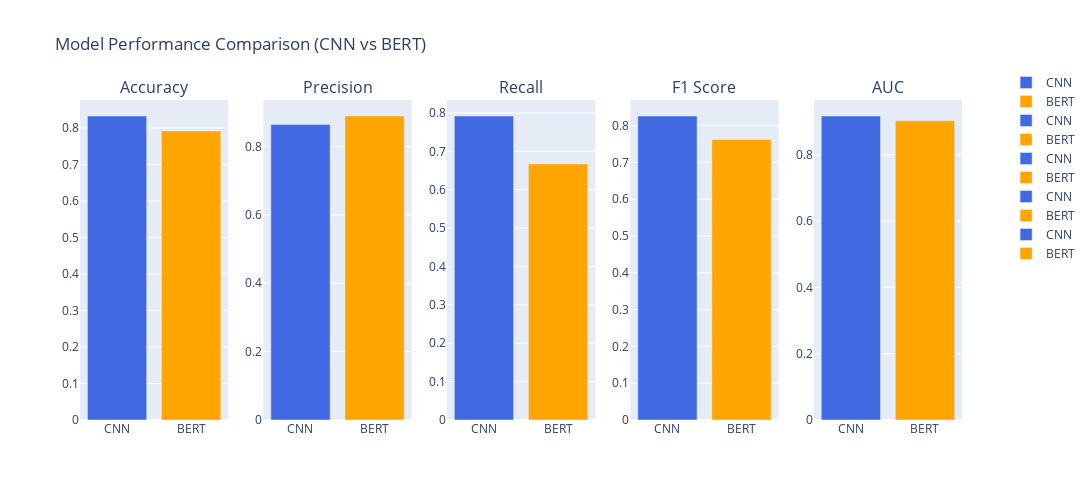

The cell this chart's notebook holds for it:
### Markdown cell above
## Compare Results from Bert Model and CNNClassifier

### Code cell
plot_metrics_comparison_bert_cnn(test_metrics_cnn, test_metrics_bert, title="")

### Figure 1 — Plotly figure (JSON) as saved in the notebook; plotly's stock layout.template omitted (floating-point values rounded to 4 significant figures)
{"data": [{"marker": {"color": "royalblue"}, "name": "CNN", "type": "bar", "x": ["CNN"], "xaxis": "x", "y": [0.833], "yaxis": "y"}, {"marker": {"color": "orange"}, "name": "BERT", "type": "bar", "x": ["BERT"], "xaxis": "x", "y": [0.792], "yaxis": "y"}, {"marker": {"color": "royalblue"}, "name": "CNN", "type": "bar", "x": ["CNN"], "xaxis": "x2", "y": [0.864], "yaxis": "y2"}, {"marker": {"color": "orange"}, "name": "BERT", "type": "bar", "x": ["BERT"], "xaxis": "x2", "y": [0.889], "yaxis": "y2"}, {"marker": {"color": "royalblue"}, "name": "CNN", "type": "bar", "x": ["CNN"], "xaxis": "x3", "y": [0.792], "yaxis": "y3"}, {"marker": {"color": "orange"}, "name": "BERT", "type": "bar", "x": ["BERT"], "xaxis": "x3", "y": [0.667], "yaxis": "y3"}, {"marker": {"color": "royalblue"}, "name": "CNN", "type": "bar", "x": ["CNN"], "xaxis": "x4", "y": [0.826], "yaxis": "y4"}, {"marker": {"color": "orange"}, "name": "BERT", "type": "bar", "x": ["BERT"], "xaxis": "x4", "y": [0.762], "yaxis": "y4"}, {"marker": {"color": "royalblue"}, "name": "CNN", "type": "bar", "x": ["CNN"], "xaxis": "x5", "y": [0.917], "yaxis": "y5"}, {"marker": {"color": "orange"}, "name": "BERT", "type": "bar", "x": ["BERT"], "xaxis": "x5", "y": [0.903], "yaxis": "y5"}], "layout": {"annotations": [{"font": {"size": 16}, "showarrow": false, "text": "Accuracy", "x": 0.084, "xanchor": "center", "xref": "paper", "y": 1, "yanchor": "bottom", "yref": "paper"}, {"font": {"size": 16}, "showarrow": false, "text": "Precision", "x": 0.292, "xanchor": "center", "xref": "paper", "y": 1, "yanchor": "bottom", "yref": "paper"}, {"font": {"size": 16}, "showarrow": false, "text": "Recall", "x": 0.5, "xanchor": "center", "xref": "paper", "y": 1, "yanchor": "bottom", "yref": "paper"}, {"font": {"size": 16}, "showarrow": false, "text": "F1 Score", "x": 0.708, "xanchor": "center", "xref": "paper", "y": 1, "yanchor": "bottom", "yref": "paper"}, {"font": {"size": 16}, "showarrow": false, "text": "AUC", "x": 0.916, "xanchor": "center", "xref": "paper", "y": 1, "yanchor": "bottom", "yref": "paper"}], "barmode": "group", "height": 500, "legend": {"x": 1.05, "y": 1.1}, "showlegend": true, "title": {"text": "Model Performance Comparison (CNN vs BERT) "}, "width": 1600, "xaxis": {"anchor": "y", "domain": [0, 0.168]}, "xaxis2": {"anchor": "y2", "domain": [0.208, 0.376]}, "xaxis3": {"anchor": "y3", "domain": [0.416, 0.584]}, "xaxis4": {"anchor": "y4", "domain": [0.624, 0.792]}, "xaxis5": {"anchor": "y5", "domain": [0.832, 1]}, "yaxis": {"anchor": "x", "domain": [0, 1]}, "yaxis2": {"anchor": "x2", "domain": [0, 1]}, "yaxis3": {"anchor": "x3", "domain": [0, 1]}, "yaxis4": {"anchor": "x4", "domain": [0, 1]}, "yaxis5": {"anchor": "x5", "domain": [0, 1]}}}
